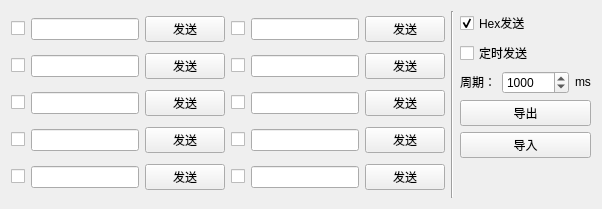
          <widget class="QWidget" name="tab_multi">
           <attribute name="title">
            <string>多条发送</string>
           </attribute>
           <layout class="QHBoxLayout" name="horizontalLayout_24">
            <item>
             <layout class="QHBoxLayout" name="horizontalLayout_23">
              <item>
               <layout class="QHBoxLayout" name="horizontalLayout_20">
                <item>
                 <layout class="QVBoxLayout" name="verticalLayout_6">
                  <item>
                   <layout class="QHBoxLayout" name="horizontalLayout_10">
                    <item>
                     <widget class="QCheckBox" name="multi_1_enable">
                      <property name="statusTip">
                       <string>勾选，定时发送时第1位发送。</string>
                      </property>
                      <property name="text">
                       <string/>
                      </property>
                     </widget>
                    </item>
                    <item>
                     <widget class="QLineEdit" name="multi_1_send_text">
                      <property name="statusTip">
                       <string>发送消息输入。</string>
                      </property>
                     </widget>
                    </item>
                    <item>
                     <widget class="QPushButton" name="multi_1_send_btn">
                      <property name="statusTip">
                       <string>点击，发送左侧消息。</string>
                      </property>
                      <property name="text">
                       <string>发送</string>
                      </property>
                     </widget>
                    </item>
                   </layout>
                  </item>
                  <item>
                   <layout class="QHBoxLayout" name="horizontalLayout_11">
                    <item>
                     <widget class="QCheckBox" name="multi_2_enable">
                      <property name="statusTip">
                       <string>勾选，定时发送时第2位发送。</string>
                      </property>
                      <property name="text">
                       <string/>
                      </property>
                     </widget>
                    </item>
                    <item>
                     <widget class="QLineEdit" name="multi_2_send_text">
                      <property name="statusTip">
                       <string>发送消息输入。</string>
                      </property>
                     </widget>
                    </item>
                    <item>
                     <widget class="QPushButton" name="multi_2_send_btn">
                      <property name="statusTip">
                       <string>点击，发送左侧消息。</string>
                      </property>
                      <property name="text">
                       <string>发送</string>
                      </property>
                     </widget>
                    </item>
                   </layout>
                  </item>
                  <item>
                   <layout class="QHBoxLayout" name="horizontalLayout_12">
                    <item>
                     <widget class="QCheckBox" name="multi_3_enable">
                      <property name="statusTip">
                       <string>勾选，定时发送时第3位发送。</string>
                      </property>
                      <property name="text">
                       <string/>
                      </property>
                     </widget>
                    </item>
                    <item>
                     <widget class="QLineEdit" name="multi_3_send_text">
                      <property name="statusTip">
                       <string>发送消息输入。</string>
                      </property>
                     </widget>
                    </item>
                    <item>
                     <widget class="QPushButton" name="multi_3_send_btn">
                      <property name="statusTip">
                       <string>点击，发送左侧消息。</string>
                      </property>
                      <property name="text">
                       <string>发送</string>
                      </property>
                     </widget>
                    </item>
                   </layout>
                  </item>
                  <item>
                   <layout class="QHBoxLayout" name="horizontalLayout_13">
                    <item>
                     <widget class="QCheckBox" name="multi_4_enable">
                      <property name="statusTip">
                       <string>勾选，定时发送时第4位发送。</string>
                      </property>
                      <property name="text">
                       <string/>
                      </property>
                     </widget>
                    </item>
                    <item>
                     <widget class="QLineEdit" name="multi_4_send_text">
                      <property name="statusTip">
                       <string>发送消息输入。</string>
                      </property>
                     </widget>
                    </item>
                    <item>
                     <widget class="QPushButton" name="multi_4_send_btn">
                      <property name="statusTip">
                       <string>点击，发送左侧消息。</string>
                      </property>
                      <property name="text">
                       <string>发送</string>
                      </property>
                     </widget>
                    </item>
                   </layout>
                  </item>
                  <item>
                   <layout class="QHBoxLayout" name="horizontalLayout_14">
                    <item>
                     <widget class="QCheckBox" name="multi_5_enable">
                      <property name="statusTip">
                       <string>勾选，定时发送时第5位发送。</string>
                      </property>
                      <property name="text">
                       <string/>
                      </property>
                     </widget>
                    </item>
                    <item>
                     <widget class="QLineEdit" name="multi_5_send_text">
                      <property name="statusTip">
                       <string>发送消息输入。</string>
                      </property>
                     </widget>
                    </item>
                    <item>
                     <widget class="QPushButton" name="multi_5_send_btn">
                      <property name="statusTip">
                       <string>点击，发送左侧消息。</string>
                      </property>
                      <property name="text">
                       <string>发送</string>
                      </property>
                     </widget>
                    </item>
                   </layout>
                  </item>
                 </layout>
                </item>
                <item>
                 <layout class="QVBoxLayout" name="verticalLayout_7">
                  <item>
                   <layout class="QHBoxLayout" name="horizontalLayout_15">
                    <item>
                     <widget class="QCheckBox" name="multi_6_enable">
                      <property name="statusTip">
                       <string>勾选，定时发送时第6位发送。</string>
                      </property>
                      <property name="text">
                       <string/>
                      </property>
                     </widget>
                    </item>
                    <item>
                     <widget class="QLineEdit" name="multi_6_send_text">
                      <property name="statusTip">
                       <string>发送消息输入。</string>
                      </property>
                     </widget>
                    </item>
                    <item>
                     <widget class="QPushButton" name="multi_6_send_btn">
                      <property name="statusTip">
                       <string>点击，发送左侧消息。</string>
                      </property>
                      <property name="text">
                       <string>发送</string>
                      </property>
                     </widget>
                    </item>
                   </layout>
                  </item>
                  <item>
                   <layout class="QHBoxLayout" name="horizontalLayout_16">
                    <item>
                     <widget class="QCheckBox" name="multi_7_enable">
                      <property name="statusTip">
                       <string>勾选，定时发送时第7位发送。</string>
                      </property>
                      <property name="text">
                       <string/>
                      </property>
                     </widget>
                    </item>
                    <item>
                     <widget class="QLineEdit" name="multi_7_send_text">
                      <property name="statusTip">
                       <string>发送消息输入。</string>
                      </property>
                     </widget>
                    </item>
                    <item>
                     <widget class="QPushButton" name="multi_7_send_btn">
                      <property name="statusTip">
                       <string>点击，发送左侧消息。</string>
                      </property>
                      <property name="text">
                       <string>发送</string>
                      </property>
                     </widget>
                    </item>
                   </layout>
                  </item>
                  <item>
                   <layout class="QHBoxLayout" name="horizontalLayout_17">
                    <item>
                     <widget class="QCheckBox" name="multi_8_enable">
                      <property name="statusTip">
                       <string>勾选，定时发送时第8位发送。</string>
                      </property>
                      <property name="text">
                       <string/>
                      </property>
                     </widget>
                    </item>
                    <item>
                     <widget class="QLineEdit" name="multi_8_send_text">
                      <property name="statusTip">
                       <string>发送消息输入。</string>
                      </property>
                     </widget>
                    </item>
                    <item>
                     <widget class="QPushButton" name="multi_8_send_btn">
                      <property name="statusTip">
                       <string>点击，发送左侧消息。</string>
                      </property>
                      <property name="text">
                       <string>发送</string>
                      </property>
                     </widget>
                    </item>
                   </layout>
                  </item>
                  <item>
                   <layout class="QHBoxLayout" name="horizontalLayout_18">
                    <item>
                     <widget class="QCheckBox" name="multi_9_enable">
                      <property name="statusTip">
                       <string>勾选，定时发送时第9位发送。</string>
                      </property>
                      <property name="text">
                       <string/>
                      </property>
                     </widget>
                    </item>
                    <item>
                     <widget class="QLineEdit" name="multi_9_send_text">
                      <property name="statusTip">
                       <string>发送消息输入。</string>
                      </property>
                     </widget>
                    </item>
                    <item>
                     <widget class="QPushButton" name="multi_9_send_btn">
                      <property name="statusTip">
                       <string>点击，发送左侧消息。</string>
                      </property>
                      <property name="text">
                       <string>发送</string>
                      </property>
                     </widget>
                    </item>
                   </layout>
                  </item>
                  <item>
                   <layout class="QHBoxLayout" name="horizontalLayout_19">
                    <item>
                     <widget class="QCheckBox" name="multi_10_enable">
                      <property name="statusTip">
                       <string>勾选，定时发送时第10位发送。</string>
                      </property>
                      <property name="text">
                       <string/>
                      </property>
                     </widget>
                    </item>
                    <item>
                     <widget class="QLineEdit" name="multi_10_send_text">
                      <property name="statusTip">
                       <string>发送消息输入。</string>
                      </property>
                     </widget>
                    </item>
                    <item>
                     <widget class="QPushButton" name="multi_10_send_btn">
                      <property name="statusTip">
                       <string>点击，发送左侧消息。</string>
                      </property>
                      <property name="text">
                       <string>发送</string>
                      </property>
                     </widget>
                    </item>
                   </layout>
                  </item>
                 </layout>
                </item>
               </layout>
              </item>
              <item>
               <widget class="Line" name="line_2">
                <property name="orientation">
                 <enum>Qt::Vertical</enum>
                </property>
               </widget>
              </item>
              <item>
               <layout class="QVBoxLayout" name="verticalLayout_8">
                <item>
                 <widget class="QCheckBox" name="multi_hex_send">
                  <property name="sizePolicy">
                   <sizepolicy hsizetype="Preferred" vsizetype="Fixed">
                    <horstretch>0</horstretch>
                    <verstretch>0</verstretch>
                   </sizepolicy>
                  </property>
                  <property name="statusTip">
                   <string>以十六进制发送。</string>
                  </property>
                  <property name="text">
                   <string>Hex发送</string>
                  </property>
                  <property name="checked">
                   <bool>true</bool>
                  </property>
                 </widget>
                </item>
                <item>
                 <widget class="QCheckBox" name="multi_send_timer_enable">
                  <property name="sizePolicy">
                   <sizepolicy hsizetype="Preferred" vsizetype="Fixed">
                    <horstretch>0</horstretch>
                    <verstretch>0</verstretch>
                   </sizepolicy>
                  </property>
                  <property name="statusTip">
                   <string>启用/禁用定时发送。</string>
                  </property>
                  <property name="text">
                   <string>定时发送</string>
                  </property>
                 </widget>
                </item>
                <item>
                 <layout class="QHBoxLayout" name="horizontalLayout_21">
                  <item>
                   <widget class="QLabel" name="label_8">
                    <property name="sizePolicy">
                     <sizepolicy hsizetype="Fixed" vsizetype="Fixed">
                      <horstretch>0</horstretch>
                      <verstretch>0</verstretch>
                     </sizepolicy>
                    </property>
                    <property name="text">
                     <string>周期：</string>
                    </property>
                   </widget>
                  </item>
                  <item>
                   <widget class="QSpinBox" name="multi_send_timer_cycle">
                    <property name="sizePolicy">
                     <sizepolicy hsizetype="Preferred" vsizetype="Fixed">
                      <horstretch>0</horstretch>
                      <verstretch>0</verstretch>
                     </sizepolicy>
                    </property>
                    <property name="minimumSize">
                     <size>
                      <width>0</width>
                      <height>0</height>
                     </size>
                    </property>
                    <property name="statusTip">
                     <string>定时发送间隔时间。</string>
                    </property>
                    <property name="maximum">
                     <number>16777215</number>
                    </property>
                    <property name="value">
                     <number>1000</number>
                    </property>
                   </widget>
                  </item>
                  <item>
                   <widget class="QLabel" name="label_9">
                    <property name="sizePolicy">
                     <sizepolicy hsizetype="Fixed" vsizetype="Fixed">
                      <horstretch>0</horstretch>
                      <verstretch>0</verstretch>
                     </sizepolicy>
                    </property>
                    <property name="text">
                     <string>ms</string>
                    </property>
                   </widget>
                  </item>
                 </layout>
                </item>
                <item>
                 <widget class="QPushButton" name="multi_export">
                  <property name="statusTip">
                   <string>导出多条消息。</string>
                  </property>
                  <property name="text">
                   <string>导出</string>
                  </property>
                 </widget>
                </item>
                <item>
                 <widget class="QPushButton" name="multi_import">
                  <property name="statusTip">
                   <string>导入多条消息。</string>
                  </property>
                  <property name="text">
                   <string>导入</string>
                  </property>
                 </widget>
                </item>
                <item>
                 <spacer name="verticalSpacer_2">
                  <property name="orientation">
                   <enum>Qt::Vertical</enum>
                  </property>
                  <property name="sizeHint" stdset="0">
                   <size>
                    <width>20</width>
                    <height>40</height>
                   </size>
                  </property>
                 </spacer>
                </item>
               </layout>
              </item>
             </layout>
            </item>
           </layout>
          </widget>
